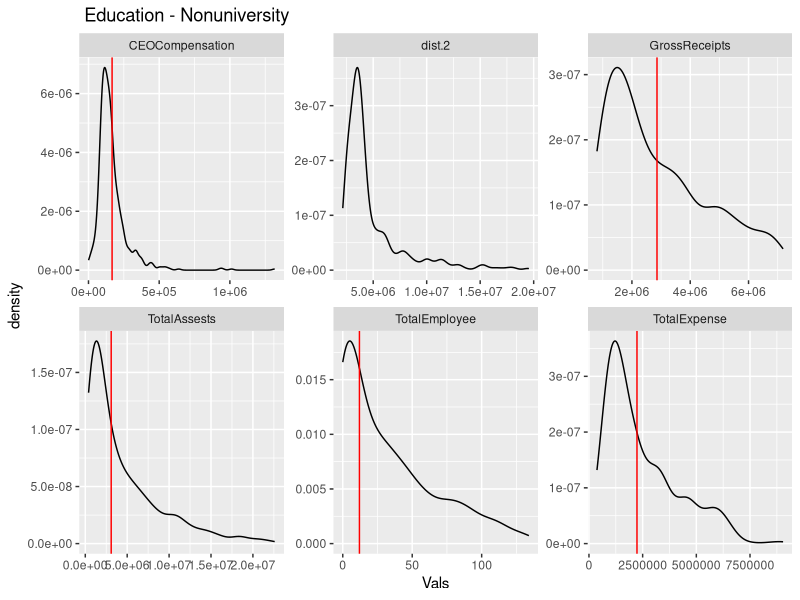
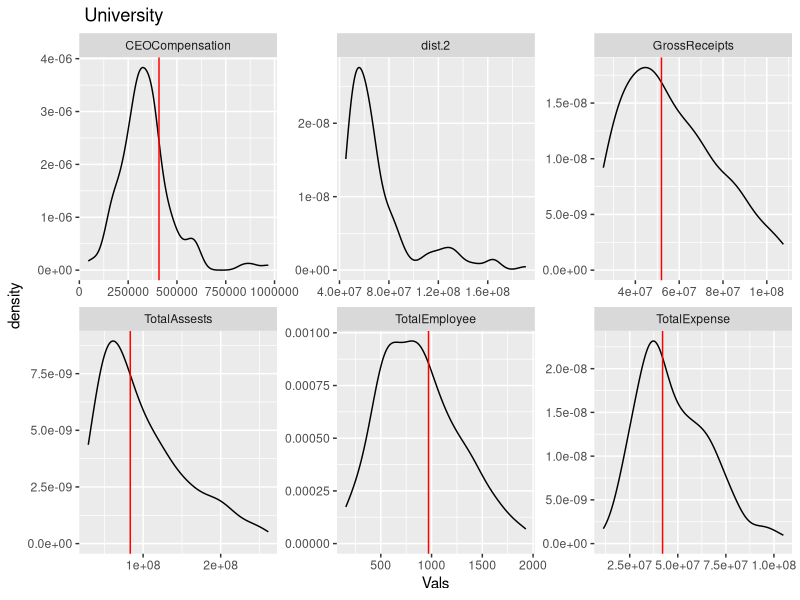
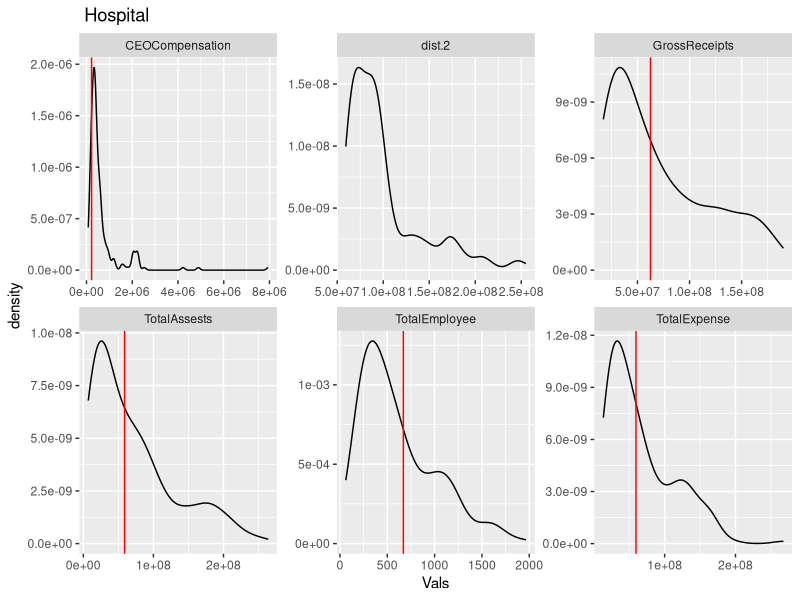
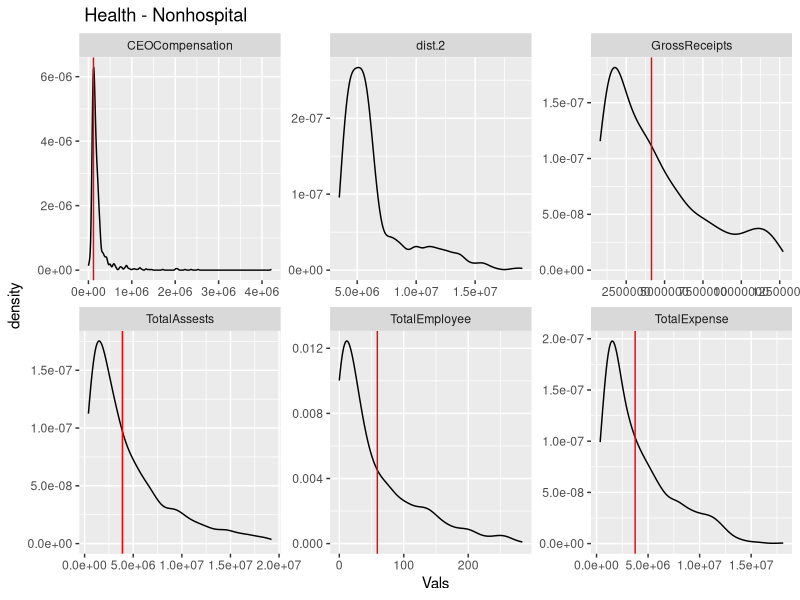
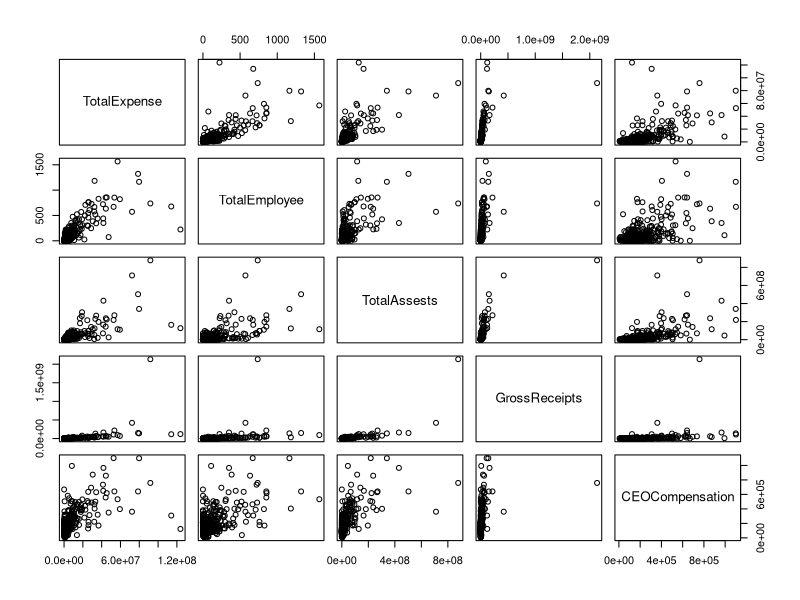
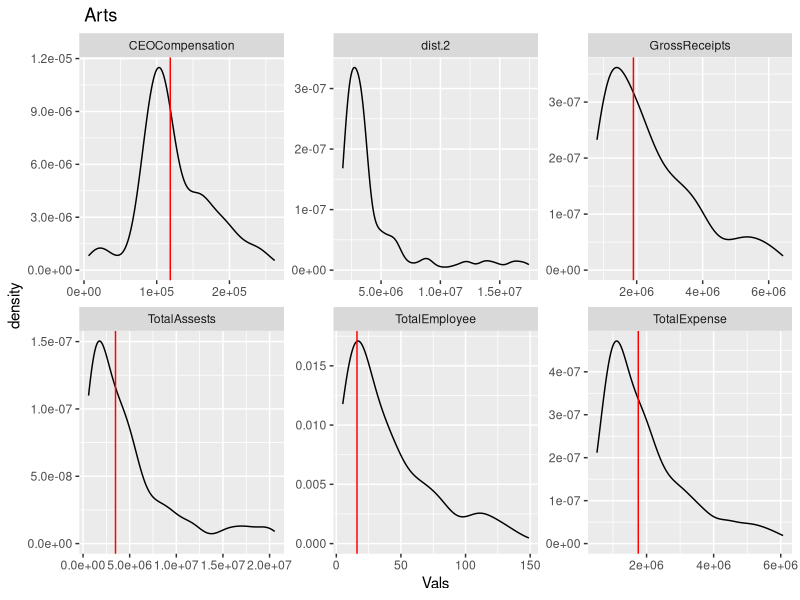
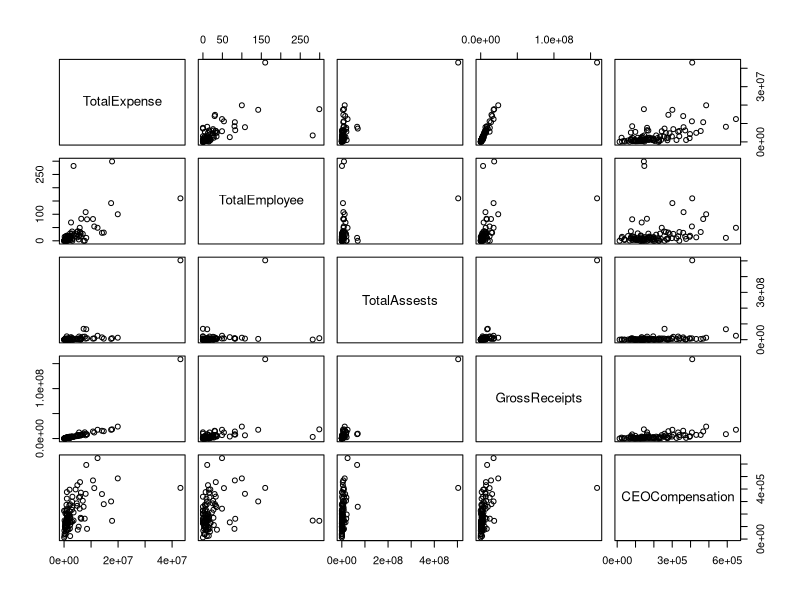
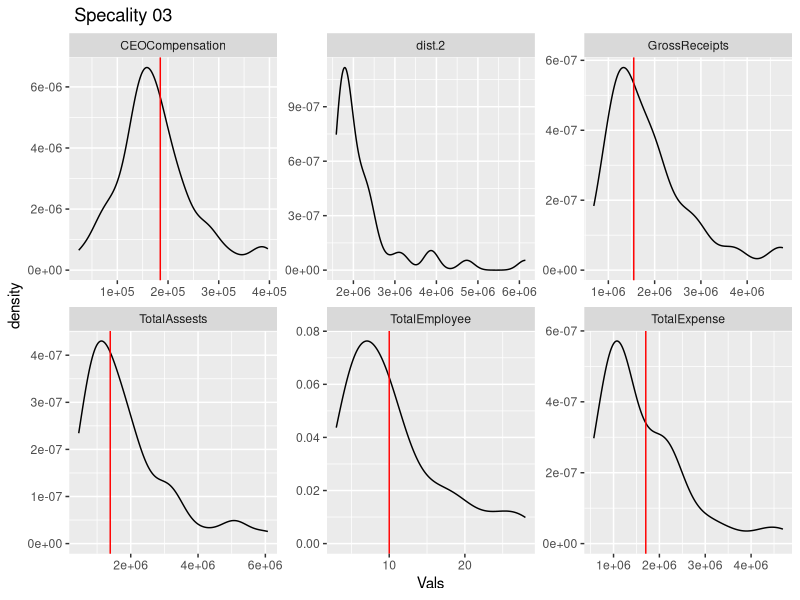

Write R code to recreate these figures, in order. (Note: this script raises an error after producing the figures.)
###########################
### Load Libraries and data
#########################
library(tidyverse)
dat.final <- read_csv("data-rodeo/dat-shinyapp.csv")




########################
### Data Summary
########################
summary(dat.final)


########################
###  Educational Org - non univ
##########################

dat.edu <- dat.final %>%
  filter(MajorGroup == 2 & !UNIV) 

#summary(dat.edu)

dat.edu.att <- dat.edu %>%
  select(TotalExpense, TotalEmployee, TotalAssests, GrossReceipts, CEOCompensation)

#plot(dat.edu.att)

med.edu <- data.frame(Vals = apply(dat.edu.att,2,median),
                       Vars = c("TotalExpense", "TotalEmployee", "TotalAssests", "GrossReceipts", "CEOCompensation"))


dat.edu.att$dist.2 <- rep(0, dim(dat.edu.att)[1])
for(i in 1:(dim(dat.edu.att)[1])){
  dat.edu.att$dist.2[i] <- norm(as.matrix(abs(dat.edu.att[i, ] - med.edu[, 1])), "2")
}


row.num <- which(dat.edu.att$dist.2  == min(dat.edu.att$dist.2 ))
View(dat.edu[row.num, ])
EIN.edu <- dat.edu$EIN[row.num]

dat.edu$med.dist <- dat.edu.att$dist.2
dat.edu%>% 
  arrange(med.dist) %>%
  slice(1:5) %>%
  View()

edu.org <- data.frame(Vals =  unlist(dat.edu.att[row.num, c("TotalExpense", "TotalEmployee", "TotalAssests", "GrossReceipts", "CEOCompensation")]),
                       Vars =  c("TotalExpense", "TotalEmployee", "TotalAssests", "GrossReceipts", "CEOCompensation"))


cbind(dat.edu$EIN, dat.edu.att) %>%
  filter(between(TotalExpense, quantile(TotalExpense, 0.1), quantile(TotalExpense, 0.9))) %>%
  filter(between(TotalEmployee, quantile(TotalEmployee, 0.1), quantile(TotalEmployee, 0.9))) %>%
  filter(between(TotalAssests, quantile(TotalAssests, 0.1), quantile(TotalAssests, 0.9))) %>%
  filter(between(GrossReceipts, quantile(GrossReceipts, 0.1), quantile(GrossReceipts, 0.9))) %>%
  pivot_longer(!"dat.edu$EIN", names_to = "Vars", values_to = "Vals") %>%
  ggplot(aes(x = Vals)) + 
  geom_density()+
  geom_vline(aes(xintercept = Vals), data=edu.org, col = "red") +
  facet_wrap( ~Vars, scales = "free")+
  ggtitle(" Education - Nonuniversity ")


########################
###  Univ Org 
##########################
dat.univ <- dat.final %>%
  filter(UNIV) 

#summary(dat.edu)

dat.univ.att <- dat.univ %>%
  select(TotalExpense, TotalEmployee, TotalAssests, GrossReceipts, CEOCompensation)

#plot(dat.univ.att)

med.univ <- data.frame(Vals = apply(dat.univ.att,2,median),
                      Vars = c("TotalExpense", "TotalEmployee", "TotalAssests", "GrossReceipts", "CEOCompensation"))


dat.univ.att$dist.2 <- rep(0, dim(dat.univ.att)[1])
for(i in 1:(dim(dat.univ.att)[1])){
  dat.univ.att$dist.2[i] <- norm(as.matrix(abs(dat.univ.att[i, ] - med.univ[, 1])), "2")
}


row.num <- which(dat.univ.att$dist.2  == min(dat.univ.att$dist.2 ))
View(dat.univ[row.num, ])
#https://www.newarktrust.org
EIN.univ <- dat.univ$EIN[row.num]

dat.univ$med.dist <- dat.univ.att$dist.2
dat.univ %>% 
  arrange(med.dist) %>%
  slice(1:5) %>%
  View()

univ.org <- data.frame(Vals =  unlist(dat.univ.att[row.num, c("TotalExpense", "TotalEmployee", "TotalAssests", "GrossReceipts", "CEOCompensation")]),
                      Vars =  c("TotalExpense", "TotalEmployee", "TotalAssests", "GrossReceipts", "CEOCompensation"))



cbind(dat.univ$EIN, dat.univ.att) %>%
  filter(between(TotalExpense, quantile(TotalExpense, 0.1), quantile(TotalExpense, 0.9))) %>%
  filter(between(TotalEmployee, quantile(TotalEmployee, 0.1), quantile(TotalEmployee, 0.9))) %>%
  filter(between(TotalAssests, quantile(TotalAssests, 0.1), quantile(TotalAssests, 0.9))) %>%
  filter(between(GrossReceipts, quantile(GrossReceipts, 0.1), quantile(GrossReceipts, 0.9))) %>%
  pivot_longer(!"dat.univ$EIN", names_to = "Vars", values_to = "Vals") %>%
  ggplot(aes(x = Vals)) + 
  geom_density()+
  geom_vline(aes(xintercept = Vals), data=univ.org, col = "red") +
  facet_wrap( ~Vars, scales = "free")+
  ggtitle(" University ")


##########################
### Hospital
############################
dat.hosp <- dat.final %>%
  filter(HOSP) 

#summary(dat.hosp)

dat.hosp.att <- dat.hosp %>%
  select(TotalExpense, TotalEmployee, TotalAssests, GrossReceipts, CEOCompensation)

#plot(dat.hosp.att)

med.hosp <- data.frame(Vals = apply(dat.hosp.att,2,median),
                       Vars = c("TotalExpense", "TotalEmployee", "TotalAssests", "GrossReceipts", "CEOCompensation"))


dat.hosp.att$dist.2 <- rep(0, dim(dat.hosp.att)[1])
for(i in 1:(dim(dat.hosp.att)[1])){
  dat.hosp.att$dist.2[i] <- norm(as.matrix(abs(dat.hosp.att[i, ] - med.hosp[, 1])), "2")
}


row.num <- which(dat.hosp.att$dist.2  == min(dat.hosp.att$dist.2 ))
View(dat.hosp[row.num, ])
#https://www.newarktrust.org
EIN.hosp <- dat.hosp$EIN[row.num]

dat.hosp$med.dist <- dat.hosp.att$dist.2
dat.hosp%>% 
  arrange(med.dist) %>%
  slice(1:5) %>%
  View()


hosp.org <- data.frame(Vals =  unlist(dat.hosp.att[row.num, c("TotalExpense", "TotalEmployee", "TotalAssests", "GrossReceipts", "CEOCompensation")]),
                       Vars =  c("TotalExpense", "TotalEmployee", "TotalAssests", "GrossReceipts", "CEOCompensation"))



cbind(dat.hosp$EIN, dat.hosp.att) %>%
  filter(between(TotalExpense, quantile(TotalExpense, 0.1), quantile(TotalExpense, 0.9))) %>%
  filter(between(TotalEmployee, quantile(TotalEmployee, 0.1), quantile(TotalEmployee, 0.9))) %>%
  filter(between(TotalAssests, quantile(TotalAssests, 0.1), quantile(TotalAssests, 0.9))) %>%
  filter(between(GrossReceipts, quantile(GrossReceipts, 0.1), quantile(GrossReceipts, 0.9))) %>%
  pivot_longer(!"dat.hosp$EIN", names_to = "Vars", values_to = "Vals") %>%
  ggplot(aes(x = Vals)) + 
  geom_density()+
  geom_vline(aes(xintercept = Vals), data=hosp.org, col = "red") +
  facet_wrap( ~Vars, scales = "free") +
  ggtitle(" Hospital ")


#########################
### Health clinic - non hospital
# this is just the "most average" clinic, not the "most average" large clinic, but can easily be changed
############################
dat.health <- dat.final %>%
  filter(MajorGroup == 4 & !HOSP) 

#summary(dat.health)

dat.health.att <- dat.health %>%
  select(TotalExpense, TotalEmployee, TotalAssests, GrossReceipts, CEOCompensation)

#plot(dat.health.att)

med.health <- data.frame(Vals = apply(dat.health.att,2,median),
                       Vars = c("TotalExpense", "TotalEmployee", "TotalAssests", "GrossReceipts", "CEOCompensation"))


dat.health.att$dist.2 <- rep(0, dim(dat.health.att)[1])
for(i in 1:(dim(dat.health.att)[1])){
  dat.health.att$dist.2[i] <- norm(as.matrix(abs(dat.health.att[i, ] - med.health[, 1])), "2")
}


row.num <- which(dat.health.att$dist.2  == min(dat.health.att$dist.2 ))
View(dat.health[row.num, ])
#https://www.newarktrust.org
EIN.health <- dat.health$EIN[row.num]

dat.health$med.dist <- dat.health.att$dist.2
dat.health%>% 
  arrange(med.dist) %>%
  slice(1:5) %>%
  View()


health.org <- data.frame(Vals =  unlist(dat.health.att[row.num, c("TotalExpense", "TotalEmployee", "TotalAssests", "GrossReceipts", "CEOCompensation")]),
                       Vars =  c("TotalExpense", "TotalEmployee", "TotalAssests", "GrossReceipts", "CEOCompensation"))



cbind(dat.health$EIN, dat.health.att) %>%
  filter(between(TotalExpense, quantile(TotalExpense, 0.1), quantile(TotalExpense, 0.9))) %>%
  filter(between(TotalEmployee, quantile(TotalEmployee, 0.1), quantile(TotalEmployee, 0.9))) %>%
  filter(between(TotalAssests, quantile(TotalAssests, 0.1), quantile(TotalAssests, 0.9))) %>%
  filter(between(GrossReceipts, quantile(GrossReceipts, 0.1), quantile(GrossReceipts, 0.9))) %>%
  pivot_longer(!"dat.health$EIN", names_to = "Vars", values_to = "Vals") %>%
  ggplot(aes(x = Vals)) + 
  geom_density()+
  geom_vline(aes(xintercept = Vals), data=health.org, col = "red") +
  facet_wrap( ~Vars, scales = "free") +
  ggtitle(" Health - Nonhospital ")


#########################
### Arts Administrator 
############################
dat.arts <- dat.final %>%
  filter(MajorGroup == 1)  %>%
  filter( sub('.', '', NTEE.CC) %in% c(23:27, 34, 40, 50:80) )  

summary(dat.arts)

dat.arts.att <- dat.arts %>%
  select(TotalExpense, TotalEmployee, TotalAssests, GrossReceipts, CEOCompensation)

plot(dat.arts.att)



med.arts <- data.frame(Vals = apply(dat.arts.att,2,median),
                       Vars = c("TotalExpense", "TotalEmployee", "TotalAssests", "GrossReceipts", "CEOCompensation"))


dat.arts.att$dist.2 <- rep(0, dim(dat.arts.att)[1])
for(i in 1:(dim(dat.arts.att)[1])){
  dat.arts.att$dist.2[i] <- norm(as.matrix(abs(dat.arts.att[i, ] - med.arts[, 1])), "2")
}


row.num <- which(dat.arts.att$dist.2  == min(dat.arts.att$dist.2 ))
View(dat.arts[row.num, ])
#https://www.newarktrust.org
EIN.arts <- dat.arts$EIN[row.num]

dat.arts$med.dist <- dat.arts.att$dist.2
dat.arts%>% 
  arrange(med.dist) %>%
  slice(1:5) %>%
  View()


arts.org <- data.frame(Vals =  unlist(dat.arts.att[row.num, c("TotalExpense", "TotalEmployee", "TotalAssests", "GrossReceipts", "CEOCompensation")]),
                       Vars =  c("TotalExpense", "TotalEmployee", "TotalAssests", "GrossReceipts", "CEOCompensation"))




cbind(dat.arts$EIN, dat.arts.att) %>%
  filter(between(TotalExpense, quantile(TotalExpense, 0.1), quantile(TotalExpense, 0.9))) %>%
  filter(between(TotalEmployee, quantile(TotalEmployee, 0.1), quantile(TotalEmployee, 0.9))) %>%
  filter(between(TotalAssests, quantile(TotalAssests, 0.1), quantile(TotalAssests, 0.9))) %>%
  filter(between(GrossReceipts, quantile(GrossReceipts, 0.1), quantile(GrossReceipts, 0.9))) %>%
  pivot_longer(!"dat.arts$EIN", names_to = "Vars", values_to = "Vals") %>%
  ggplot(aes(x = Vals)) + 
  geom_density()+
  geom_vline(aes(xintercept = Vals), data=arts.org, col = "red") +
  facet_wrap( ~Vars, scales = "free") +
  ggtitle(" Arts ")


#########################
### Specialty Orgs 03 - Professional Societies/Associations
##########################
dat.s03 <- dat.final %>%
  filter( sub('.', '', NTEE.CC) == "03" )  

summary(dat.s03)

dat.s03.att <- dat.s03 %>%
  select(TotalExpense, TotalEmployee, TotalAssests, GrossReceipts, CEOCompensation)

plot(dat.s03.att)



med.s03 <- data.frame(Vals = apply(dat.s03.att,2,median),
                       Vars = c("TotalExpense", "TotalEmployee", "TotalAssests", "GrossReceipts", "CEOCompensation"))


dat.s03.att$dist.2 <- rep(0, dim(dat.s03.att)[1])
for(i in 1:(dim(dat.s03.att)[1])){
  dat.s03.att$dist.2[i] <- norm(as.matrix(abs(dat.s03.att[i, ] - med.s03[, 1])), "2")
}


row.num <- which(dat.s03.att$dist.2  == min(dat.s03.att$dist.2 ))
View(dat.s03[row.num, ])
#https://www.newarktrust.org
EIN.s03 <- dat.s03$EIN[row.num]

dat.s03$med.dist <- dat.s03.att$dist.2
dat.s03%>% 
  arrange(med.dist) %>%
  slice(1:5) %>%
  View()


s03.org <- data.frame(Vals =  unlist(dat.s03.att[row.num, c("TotalExpense", "TotalEmployee", "TotalAssests", "GrossReceipts", "CEOCompensation")]),
                       Vars =  c("TotalExpense", "TotalEmployee", "TotalAssests", "GrossReceipts", "CEOCompensation"))




cbind(dat.s03$EIN, dat.s03.att) %>%
  filter(between(TotalExpense, quantile(TotalExpense, 0.1), quantile(TotalExpense, 0.9))) %>%
  filter(between(TotalEmployee, quantile(TotalEmployee, 0.1), quantile(TotalEmployee, 0.9))) %>%
  filter(between(TotalAssests, quantile(TotalAssests, 0.1), quantile(TotalAssests, 0.9))) %>%
  filter(between(GrossReceipts, quantile(GrossReceipts, 0.1), quantile(GrossReceipts, 0.9))) %>%
  pivot_longer(!"dat.s03$EIN", names_to = "Vars", values_to = "Vals") %>%
  ggplot(aes(x = Vals)) + 
  geom_density()+
  geom_vline(aes(xintercept = Vals), data=s03.org, col = "red") +
  facet_wrap( ~Vars, scales = "free") +
  ggtitle(" Specality 03 ")


#########################
### Specialty Orgs 05 - Research Institutes and/or Public Policy Analysis
##########################
dat.s05 <- dat.final %>%
  filter( sub('.', '', NTEE.CC) == "05" ) 

summary(dat.s05)

dat.s05.att <- dat.s05 %>%
  select(TotalExpense, TotalEmployee, TotalAssests, GrossReceipts, CEOCompensation)

plot(dat.s05.att)



med.s05 <- data.frame(Vals = apply(dat.s05.att,2,median),
                      Vars = c("TotalExpense", "TotalEmployee", "TotalAssests", "GrossReceipts", "CEOCompensation"))


dat.s05.att$dist.2 <- rep(0, dim(dat.s05.att)[1])
for(i in 1:(dim(dat.s05.att)[1])){
  dat.s05.att$dist.2[i] <- norm(as.matrix(abs(dat.s05.att[i, ] - med.s05[, 1])), "2")
}


row.num <- which(dat.s05.att$dist.2  == min(dat.s05.att$dist.2 ))
View(dat.s05[row.num, ])
#https://www.newarktrust.org
EIN.s05 <- dat.s05$EIN[row.num]

dat.s05$med.dist <- dat.s05.att$dist.2
dat.s05%>% 
  arrange(med.dist) %>%
  slice(1:5) %>%
  View()

s05.org <- data.frame(Vals =  unlist(dat.s05.att[row.num, c("TotalExpense", "TotalEmployee", "TotalAssests", "GrossReceipts", "CEOCompensation")]),
                      Vars =  c("TotalExpense", "TotalEmployee", "TotalAssests", "GrossReceipts", "CEOCompensation"))




cbind(dat.s05$EIN, dat.s05.att) %>%
  filter(between(TotalExpense, quantile(TotalExpense, 0.1), quantile(TotalExpense, 0.9))) %>%
  filter(between(TotalEmployee, quantile(TotalEmployee, 0.1), quantile(TotalEmployee, 0.9))) %>%
  filter(between(TotalAssests, quantile(TotalAssests, 0.1), quantile(TotalAssests, 0.9))) %>%
  filter(between(GrossReceipts, quantile(GrossReceipts, 0.1), quantile(GrossReceipts, 0.9))) %>%
  pivot_longer(!"dat.s05$EIN", names_to = "Vars", values_to = "Vals") %>%
  ggplot(aes(x = Vals)) + 
  geom_density()+
  geom_vline(aes(xintercept = Vals), data=s05.org, col = "red") +
  facet_wrap( ~Vars, scales = "free") +
  ggtitle(" Specality 05 ")





############################################################
### Orgs to pick 
############################################################

### EDU
EIN.edu.final <- 237392118
edu.select <- dat.edu[ dat.edu$EIN == EIN.edu.final, ]
edu.select$url <- "https://pipershill.org"

### Univ
EIN.univ.final <- 350868101
univ.select <- dat.univ[ dat.univ$EIN == EIN.univ.final, ]
univ.select$url <- "https://www.huntington.edu"

### Hosp
EIN.hosp.final <- 160743979
hosp.select <- dat.hosp[ dat.hosp$EIN == EIN.hosp.final, ]
hosp.select$url <- "https://www.urmc.rochester.edu/noyes.aspx" #affiliated with the university of Rodchester

#this is more of a "stand alone" hospital
# 390808442
#https://www.healthpartners.com/care/hospitals/westfields/

### Health
EIN.health.final <- 208969896
health.select <- dat.health[ dat.health$EIN == EIN.health.final, ]
health.select$url <- "https://smilegb.org"

### Arts
EIN.arts.final <- 260317963
arts.select <- dat.arts[ dat.arts$EIN == EIN.arts.final, ]
arts.select$url <- "https://www.redlineart.org"

### s03
EIN.s03.final <- 943019570
s03.select <- dat.s03[ dat.s03$EIN == EIN.s03.final, ]
s03.select$url <- "https://www.proteinsociety.org/page/about-us"

### s05
#Research Institute 
EIN.s05.final <- 205935069
s05.select <- dat.s05[ dat.s05$EIN == EIN.s05.final, ]
s05.select$url <- "https://www.cerf.science"

#This one is more "Public Policy Analysis"
#NAME = THE WASHINGTON STATE BUDGET AND POLICY *CENTER*
#https://budgetandpolicy.org
#721612982


############################################################
#### Make final data set of test orgs 
############################################################
orgs.test <- rbind(edu.select, 
                   univ.select,
                   health.select,
                   hosp.select,
                   arts.select,
                   s03.select, 
                   s05.select) %>%
  #hosp and univ change levels 
    mutate(MajorGroup = ifelse(HOSP, 12, MajorGroup),
           MajorGroup = ifelse(UNIV, 11, MajorGroup))

View(orgs.test)

write.csv(dat.testing, "unit-testing/test-orgs.csv")

